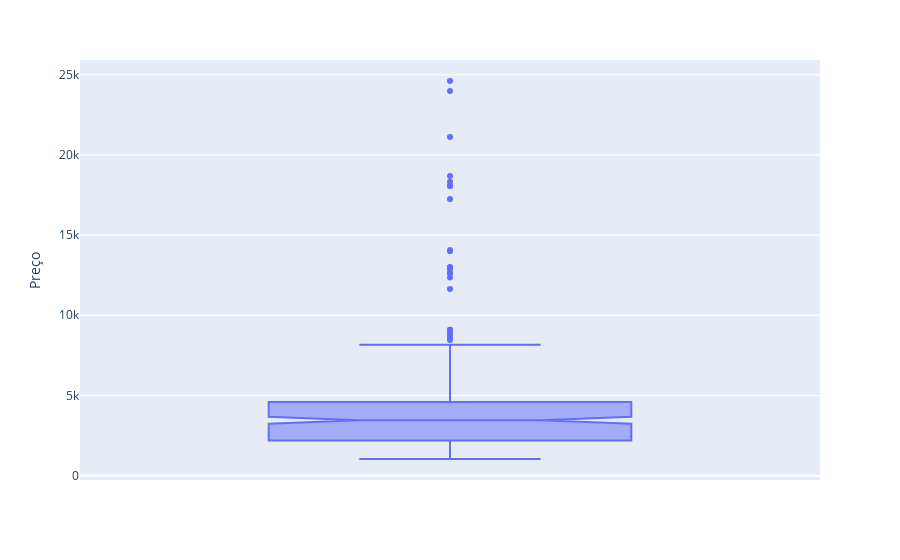

Write notebook code for a chart like this one.
### Markdown cell above
## Removendo outliers dados sobre geladeiras

### Code cell
fig = px.box(dados_geladeira, y='Preço', notched=True)
fig.show()

### Figure 1 — Plotly figure (JSON) as saved in the notebook; plotly's stock layout.template omitted (floating-point values rounded to 4 significant figures; data arrays with more than 128 entries replaced by an {"elided": "..."} marker saying what was removed)
{"data": [{"alignmentgroup": "True", "hovertemplate": "Preço=%{y}<extra></extra>", "legendgroup": "", "marker": {"color": "#636efa"}, "name": "", "notched": true, "offsetgroup": "", "orientation": "v", "showlegend": false, "type": "box", "x0": " ", "xaxis": "x", "y": {"elided": "314 float values"}, "y0": " ", "yaxis": "y"}], "layout": {"boxmode": "group", "legend": {"tracegroupgap": 0}, "margin": {"t": 60}, "xaxis": {"anchor": "y", "domain": [0, 1]}, "yaxis": {"anchor": "x", "domain": [0, 1], "title": {"text": "Preço"}}}}
